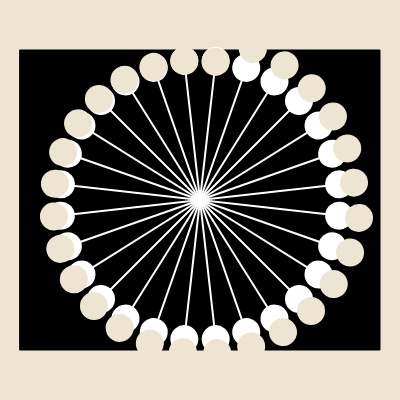
Frame 1 (no input)
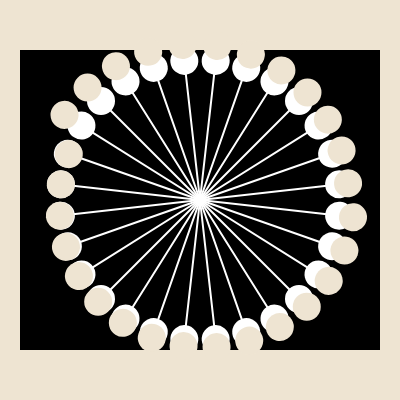
Frame 2 (the mouse pressed at the canvas centre, redrawn once)

The p5.js sketch that drew these frames (run headless with seeded random() and noise() and a simulated clock; the mouse was pressed at the canvas centre and the sketch redrawn once):

// p5.js sketch
// ── sketch.js
let x = 100

function setup() {
  createCanvas(400, 400);
  frameRate(3)
  noLoop()
}

function draw() {
  background(238, 228, 210);
 // fill(0);
 //  noStroke();
  translate(width / 2, height / 2)
  fill(0)
  rect(-180,-150,360,300)

  for (a = 0; a < 28; a++) {
    rotate(PI / 28)
    stroke(255)
    strokeWeight(2)
    line(0, 0, 130, 0);
    cir()
    rotate(PI / 28)
  }
  fill(2)
}

function cir() {
  fill(255)
  noStroke()
  circle(140, 0, 28)
  if (x >= 140) {
    x--
  } else {
    x = 160
  }
  
  fill(238, 228, 210)
  noStroke()
  circle(x, 0, 28)
}
